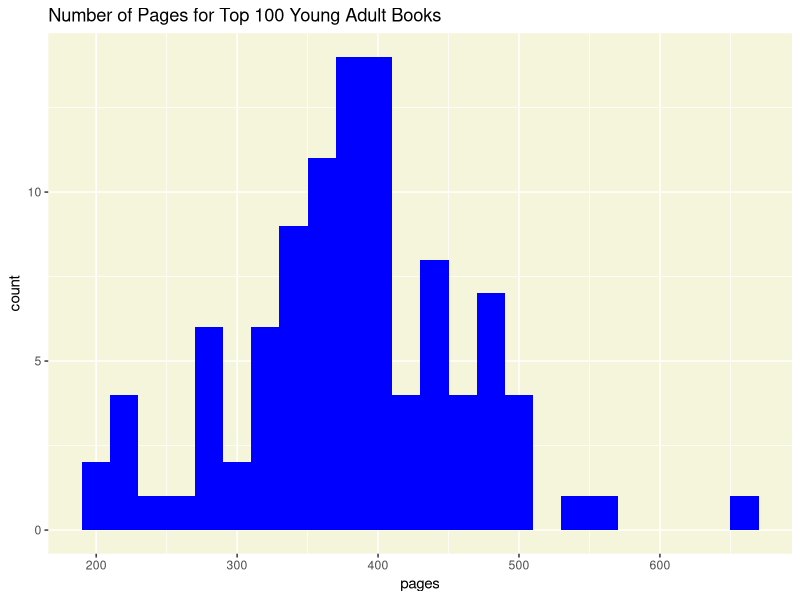
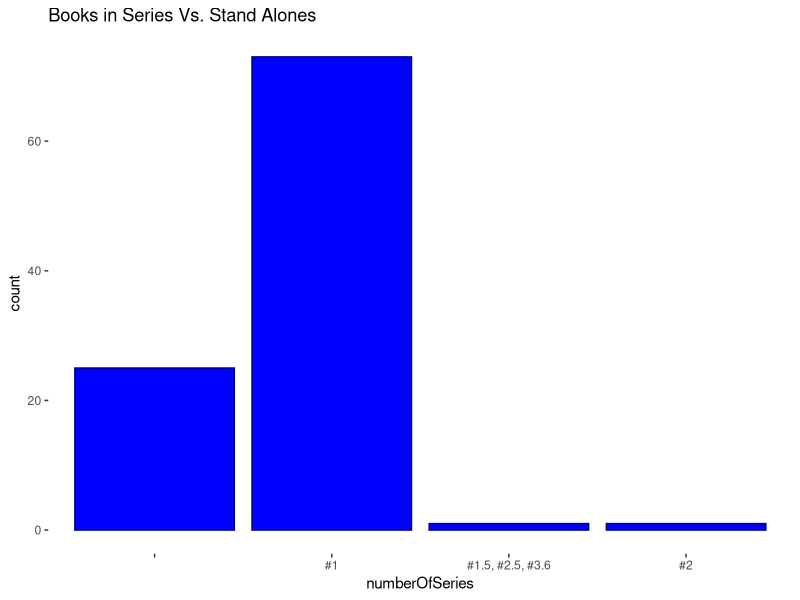
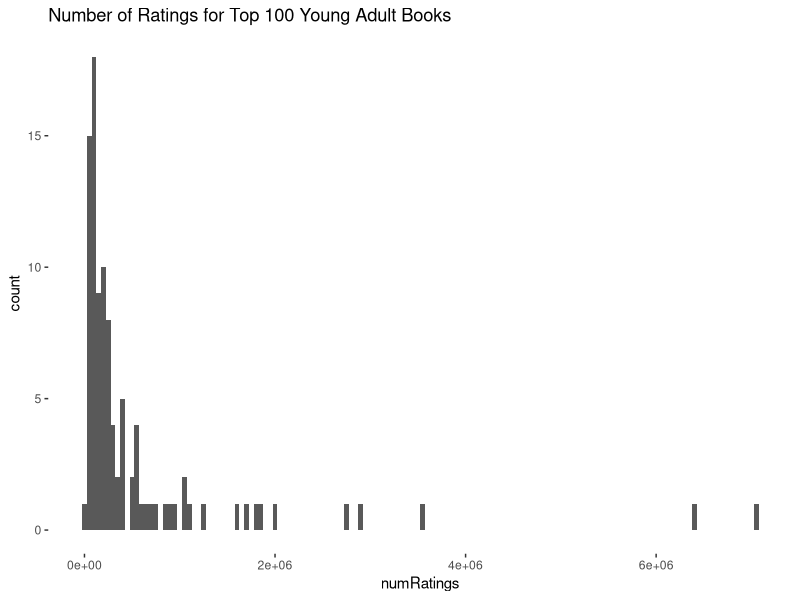
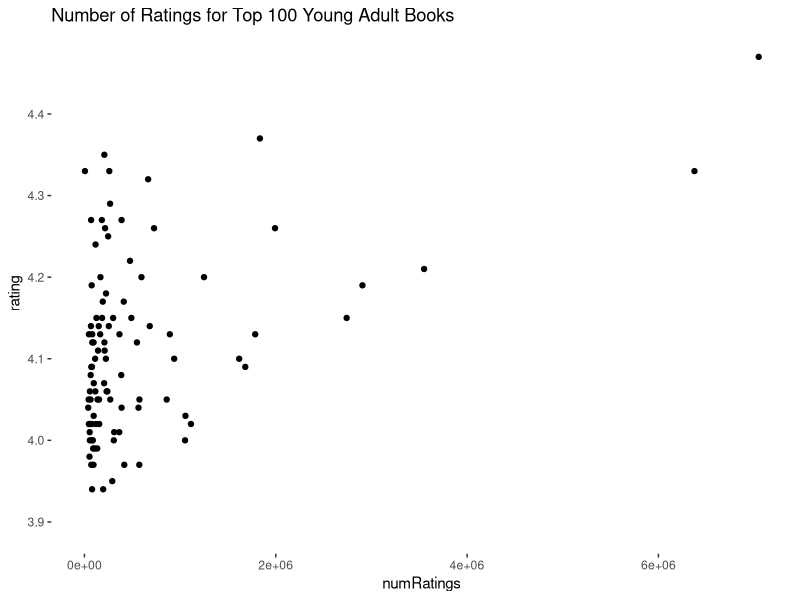
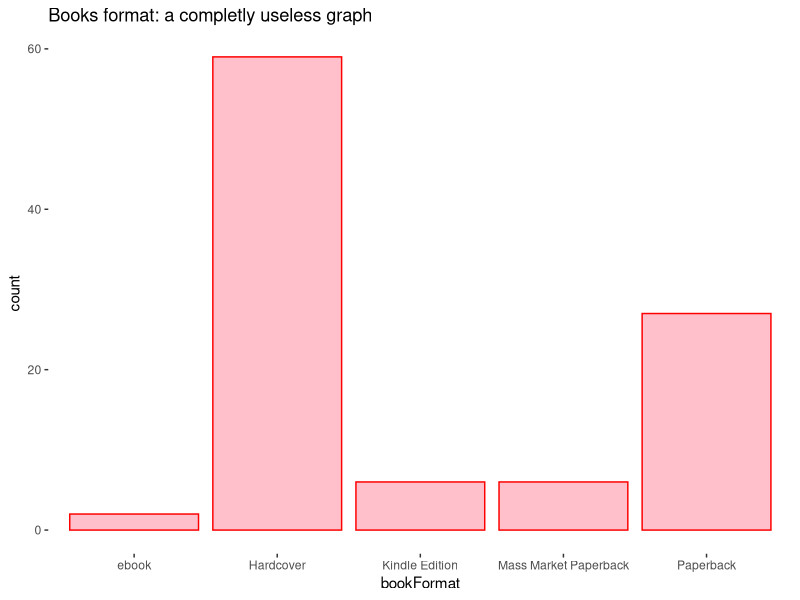
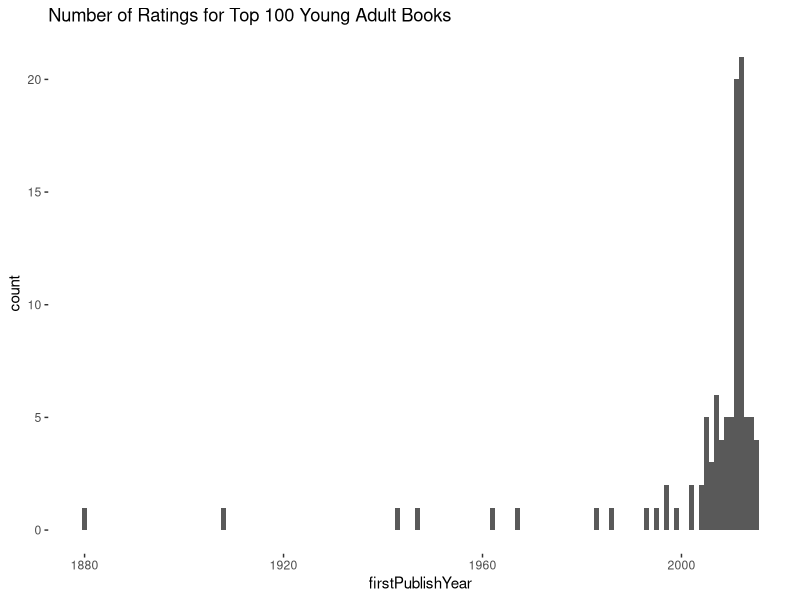
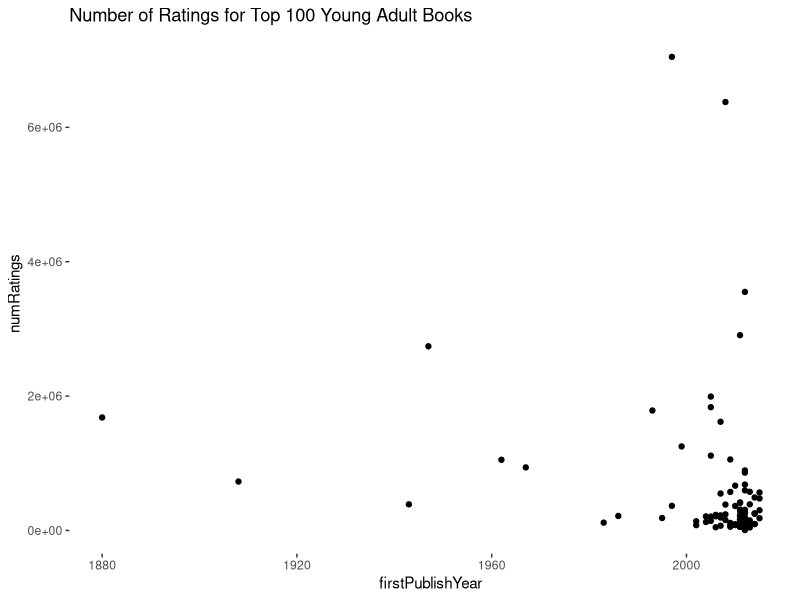

Recreate these plots in R, in order.
## ---- chunk 1
#| output: false
library(tidyverse)
#library(ggplot2)
## ---- chunk 2
BOOKS <- read.csv("goodreads_Top100_YoungAdultFiction1.csv")
## ---- chunk 3
#Book length (number of pages)
fig <- ggplot(BOOKS, aes(pages))+ geom_histogram(binwidth = 20, fill="blue")

#Style
fig_labs <- labs(title = "Number of Pages for Top 100 Young Adult Books")

fig_theme <- theme(panel.background=element_rect(fill="beige"))

#Showing figure 4
fig <- fig + fig_labs + fig_theme

print(fig)
## ---- chunk 4
#Series vs non-series
#BOOKS$series_Q <- ifelse(is.na(BOOKS$series), "Stand Alone", "Series") 

fig <- ggplot(BOOKS, aes(x = numberOfSeries))+ geom_bar(position = "dodge", color = "navy", fill = "blue")

#Style
fig_label <- labs(title = "Books in Series Vs. Stand Alones")
fig_theme <- theme(panel.background=element_rect(fill="white"))

#Showing figure 4
fig <- fig + fig_label + fig_theme

print(fig)
## ---- chunk 5

## ---- chunk 6
#Number of Ratings
fig <- ggplot(BOOKS, aes(x = numRatings))+ geom_histogram(binwidth = 50000)

#Style
fig_labs <- labs(title = "Number of Ratings for Top 100 Young Adult Books")

fig_theme <- theme(panel.background=element_rect(fill="white"))

#Showing figure 4
fig <- fig + fig_labs + fig_theme

print(fig)
## ---- chunk 7
#Number of Ratings vs. Rating
fig <- ggplot(BOOKS, aes(x = numRatings, y = rating))+ geom_point()

#Style
fig_labs <- labs(title = "Number of Ratings for Top 100 Young Adult Books")

fig_theme <- theme(panel.background=element_rect(fill="white"))

#Showing figure 4
fig <- fig + fig_labs + fig_theme

print(fig)
## ---- chunk 8

## ---- chunk 9

## ---- chunk 10
fig <- ggplot(BOOKS, aes(x = bookFormat))+ geom_bar(position = "dodge", color = "red", fill = "pink")

#Style
fig_label <- labs(title = "Books format: a completly useless graph")
fig_theme <- theme(panel.background=element_rect(fill="white"))

#Showing figure 4
fig <- fig + fig_label + fig_theme

print(fig)
## ---- chunk 11

## ---- chunk 12
#Number of Ratings
fig <- ggplot(BOOKS, aes(x = firstPublishYear))+ geom_histogram(binwidth = 1)

#Style
fig_labs <- labs(title = "Number of Ratings for Top 100 Young Adult Books")

fig_theme <- theme(panel.background=element_rect(fill="white"))

#Showing figure 4
fig <- fig + fig_labs + fig_theme

print(fig)
## ---- chunk 13
#Number of Ratings vs. Rating
fig <- ggplot(BOOKS, aes(x = firstPublishYear, y = numRatings))+ geom_point()

#Style
fig_labs <- labs(title = "Number of Ratings for Top 100 Young Adult Books")

fig_theme <- theme(panel.background=element_rect(fill="white"))

#Showing figure 4
fig <- fig + fig_labs + fig_theme

print(fig)
## ---- chunk 14
